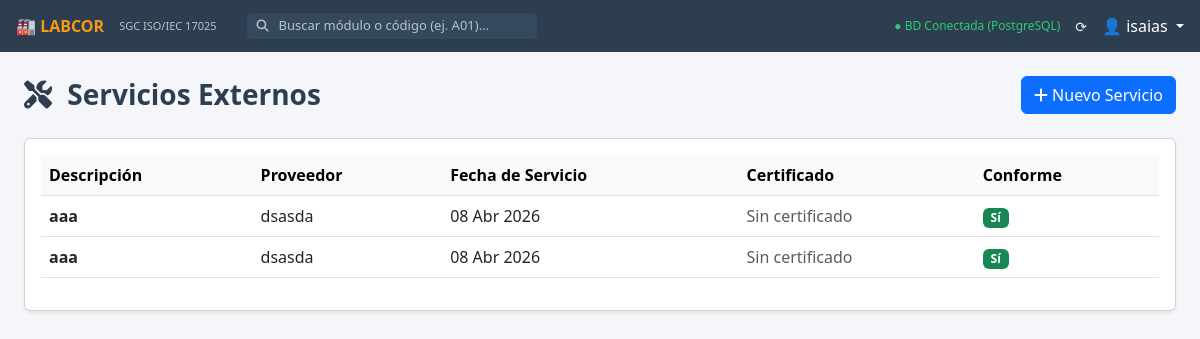
Page /m11/servicios/ (signed in) on the committed database.
### m11_reactivos/models.py (models this page shows, shortened)
class AuditoriaBase(models.Model):
    id_registro = models.AutoField(primary_key=True)
    fecha_creacion = models.DateTimeField(auto_now_add=True)
    fecha_modificacion = models.DateTimeField(auto_now=True)
    usuario_creacion = models.ForeignKey(User, related_name='%(class)s_creados', on_delete=models.SET_NULL, null=True, blank=True)
    usuario_modificacion = models.ForeignKey(User, related_name='%(class)s_modificados', on_delete=models.SET_NULL, null=True, blank=True)
    activo = models.BooleanField(default=True)
    class Meta:
        abstract = True

class ServicioExterno(AuditoriaBase):
    descripcion = models.CharField(max_length=200, help_text="Ej. Calibración de balanza")
    proveedor = models.ForeignKey(Proveedor, on_delete=models.CASCADE)
    fecha_servicio = models.DateField()
    certificado_servicio = models.FileField(upload_to='m11/servicios_externos/', blank=True, null=True)
    conforme = models.BooleanField(default=False, verbose_name="Servicio Conforme")

class Proveedor(AuditoriaBase):
    nombre = models.CharField(max_length=200, verbose_name="Nombre del Proveedor", unique=True)
    contacto = models.CharField(max_length=200, blank=True)
    telefono = models.CharField(max_length=50, blank=True)
    email = models.EmailField(blank=True)
    aprobado = models.BooleanField(default=False, verbose_name="Proveedor Aprobado")
    fecha_evaluacion = models.DateField(null=True, blank=True)
    comentarios = models.TextField(blank=True)

### m11_reactivos/views.py (the view)
# urls.py: path('servicios/', views.lista_servicios, name='m11_lista_servicios'),
@login_required
def lista_servicios(request):
    servicios = ServicioExterno.objects.filter(activo=True).select_related('proveedor')
    return render(request, 'm11_reactivos/lista_servicios.html', {'servicios': servicios})

### m11_reactivos/templates/m11_reactivos/lista_servicios.html (shortened to what this page needs)
{% extends 'base.html' %}
{% block content %}
<div class="container-fluid p-0 mb-5">
    <div class="d-flex justify-content-between align-items-center mb-4">
        <h3 class="fw-bold m-0" style="color: #2c3e50;">
            <i class="fas fa-tools me-2"></i> Servicios Externos
        </h3>
        <a href="{% url 'm11_nuevo_servicio' %}" class="btn btn-primary">
            <i class="fas fa-plus"></i> Nuevo Servicio
        </a>
    </div>
    <div class="card shadow-sm">
        <div class="card-body">
            <table class="table table-hover align-middle">
                <thead class="table-light">
                    <tr>
                        <th>Descripción</th>
                        <th>Proveedor</th>
                        <th>Fecha de Servicio</th>
                        <th>Certificado</th>
                        <th>Conforme</th>
                    </tr>
                </thead>
                <tbody>
                    {% for s in servicios %}
                    <tr>
                        <td><strong>{{ s.descripcion }}</strong></td>
                        <td>{{ s.proveedor.nombre }}</td>
                        <td>{{ s.fecha_servicio|date:"d M Y" }}</td>
                        <td>
                            {% if s.certificado_servicio %}
                                <a href="{{ s.certificado_servicio.url }}" target="_blank" class="btn btn-sm btn-outline-info">Ver Documento</a>
                            {% else %}
                                <span class="text-muted">Sin certificado</span>
                            {% endif %}
                        </td>
                        <td>
                            {% if s.conforme %}
                                <span class="badge bg-success">Sí</span>
                            {% else %}
                                <span class="badge bg-danger">No</span>
                            {% endif %}
                        </td>
                    </tr>
                    {% empty %}
                    <tr>
                        <td colspan="5" class="text-center text-muted py-4">No hay servicios externos registrados.</td>
                    </tr>
                    {% endfor %}
                </tbody>
            </table>
        </div>
    </div>
</div>
{% endblock %}

### templates/base.html (shortened to what this page needs)
{% load static %}
<!DOCTYPE html>
<html lang="es">
<head>
    <link href="https://cdn.jsdelivr.net/npm/bootstrap@5.3.0/dist/css/bootstrap.min.css" rel="stylesheet">
    <link rel="stylesheet" href="https://cdnjs.cloudflare.com/ajax/libs/font-awesome/6.4.0/css/all.min.css">
</head>
<body>
    <div class="topbar">
        <a href="{% url 'inicio' %}" class="topbar-brand">🏭 LABCOR</a>
        <span class="topbar-subtitle">SGC ISO/IEC 17025</span>
        <div class="search-container d-none d-md-flex">
            <i class="fas fa-search" style="color: #bdc3c7; font-size: 12px;"></i>
            <input type="text" id="searchInput" class="search-input" placeholder="Buscar módulo o código (ej. A01)...">
        </div>
        <div class="ms-auto d-flex align-items-center">
            <span style="font-size: 12px; color: #2ecc71; margin-right: 15px;">
                ● BD Conectada (PostgreSQL)
            </span>
            <span style="font-size: 14px; margin-right: 15px; cursor: pointer;">
                ⟳
            </span>
            <div class="dropdown">
                <a href="#" class="text-decoration-none text-white dropdown-toggle" data-bs-toggle="dropdown">
                    👤 {{ user.username|default:"Admin" }}
                </a>
            </div>
        </div>
    </div>
    <main class="main-content">
        {% block content %}
        {% endblock %}
    </main>
</body>
</html>

### templates/base.html (style rules this page uses)
:root { --bg-main: #f4f6f9; --bg-topbar: #2c3e50; --card-bg: #ffffff; --card-border: #dee2e6; --card-hover: #ebf5fb; --text-main: #2c3e50; }
body { background-color: var(--bg-main); color: var(--text-main); font-family: 'Segoe UI', system-ui, sans-serif; overflow-x: hidden; margin: 0; }
.topbar { background-color: var(--bg-topbar); height: 52px; position: fixed; top: 0; width: 100%; z-index: 1050; display: flex; align-items: center; padding: 0 16px; color: #ecf0f1; }
.topbar-brand { font-size: 16px; font-weight: bold; color: #f39c12; margin-right: 15px; text-decoration: none; }
.topbar-subtitle { font-size: 11px; color: #bdc3c7; margin-right: 30px; }
.search-container { display: flex; align-items: center; background-color: #34495e; border-radius: 4px; padding: 2px 10px; }
.search-input { background: transparent; border: none; color: white; outline: none; margin-left: 8px; width: 250px; font-size: 13px; }
.search-input::placeholder { color: #bdc3c7; }
.main-content { margin-left: 0; margin-top: 52px; padding: 24px; min-height: calc(100vh - 52px); }

### rows in the picture
ServicioExterno: descripcion "aaa", proveedor.nombre "dsasda", fecha_servicio "08 Abr 2026", certificado_servicio "Sin certificado", conforme "Sí"
ServicioExterno: descripcion "aaa", proveedor.nombre "dsasda", fecha_servicio "08 Abr 2026", certificado_servicio "Sin certificado", conforme "Sí"

### other values in the picture
{{ user.username|default:"Admin" }} "isaias"
